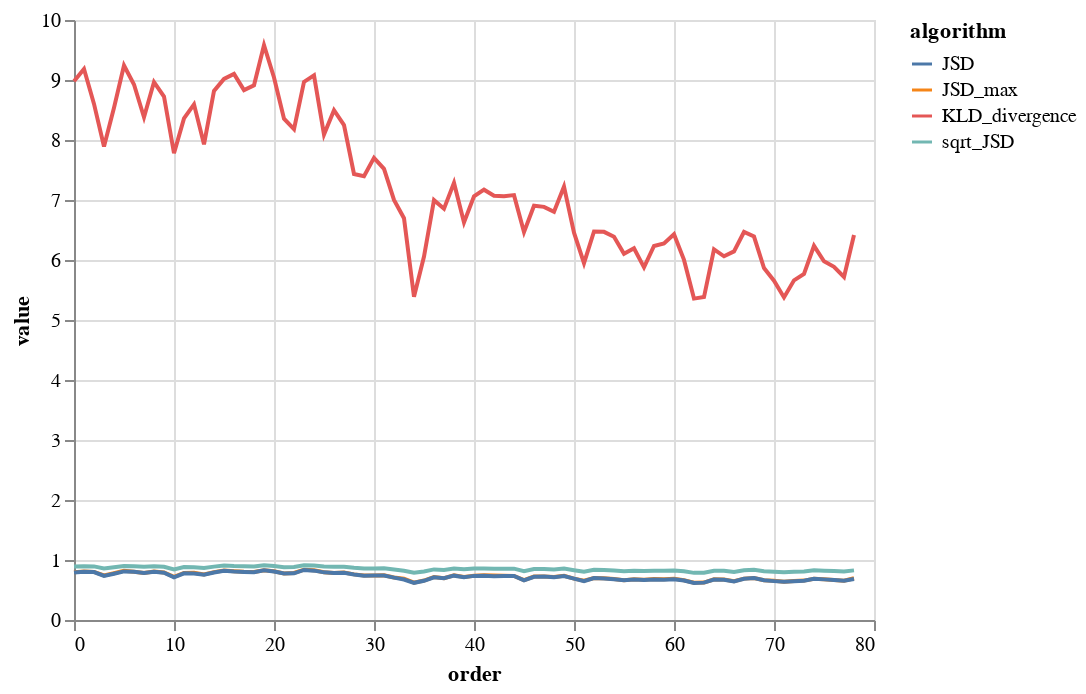

Notebook source saved alongside this figure:
### Code cell
df = pd.concat(
    [
        df,
        pd.read_csv("results/KLD_divergence.csv")
        .rename(columns={"KLD_divergence": "value"})
        .assign(algorithm="KLD_divergence")
        .rename(columns={"Unnamed: 0": "order"}),
    ]
)
alt.Chart(df).mark_line().encode(x="order", y="value", color="algorithm")

### Figure 1 — Vega-Lite specification as saved in the notebook (floating-point values rounded to 4 significant figures; data arrays with more than 128 entries replaced by an {"elided": "..."} marker saying what was removed)
{"config": {"view": {"continuousWidth": 400, "continuousHeight": 300}}, "data": {"name": "data-411afd190451f6e74ad3c12b30c5a7c1"}, "mark": "line", "encoding": {"color": {"field": "algorithm", "type": "nominal"}, "x": {"field": "order", "type": "quantitative"}, "y": {"field": "value", "type": "quantitative"}}, "$schema": "https://vega.github.io/schema/vega-lite/v4.17.0.json", "datasets": {"data-411afd190451f6e74ad3c12b30c5a7c1": {"elided": "316 records"}}}
